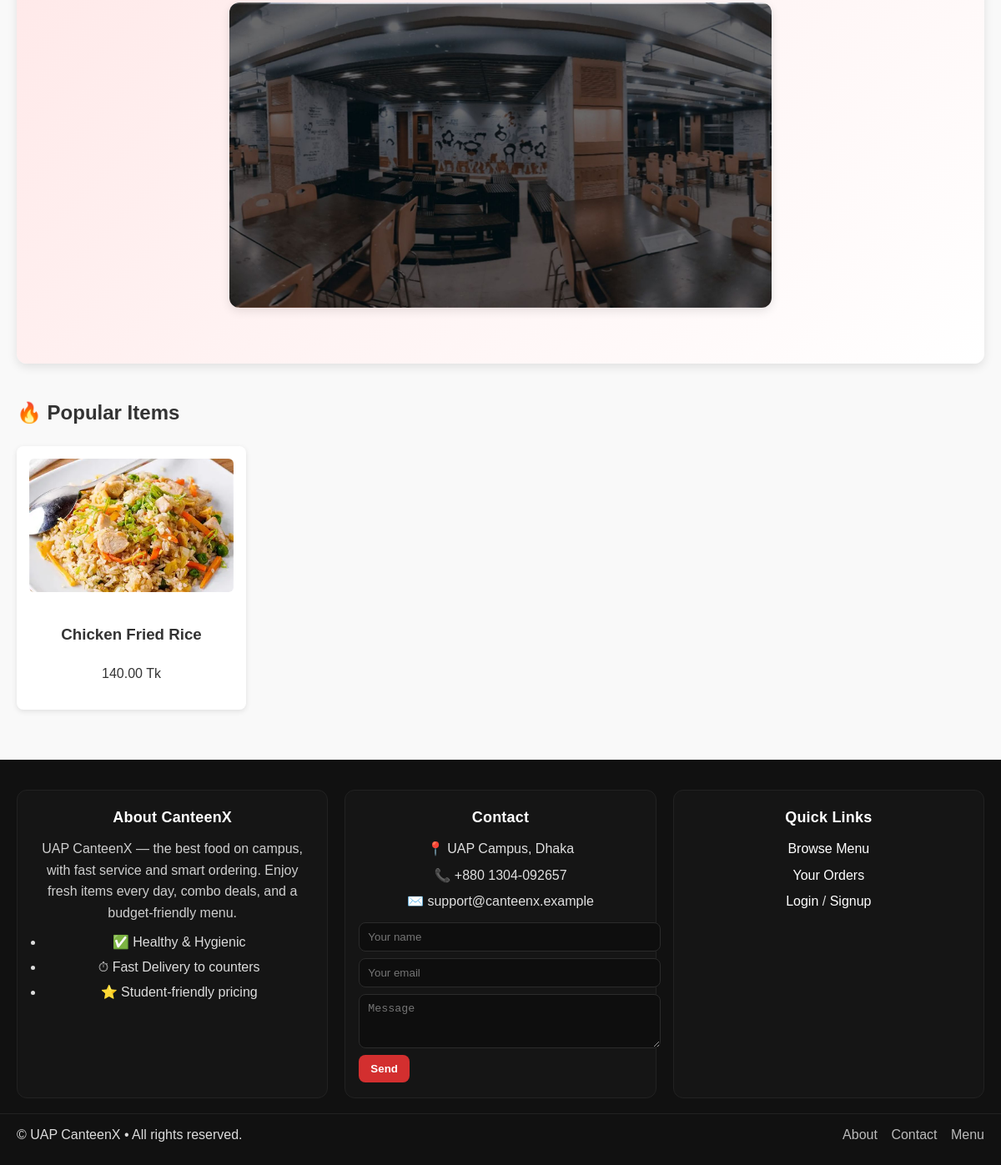
Before: / (lower part) with the older database file.
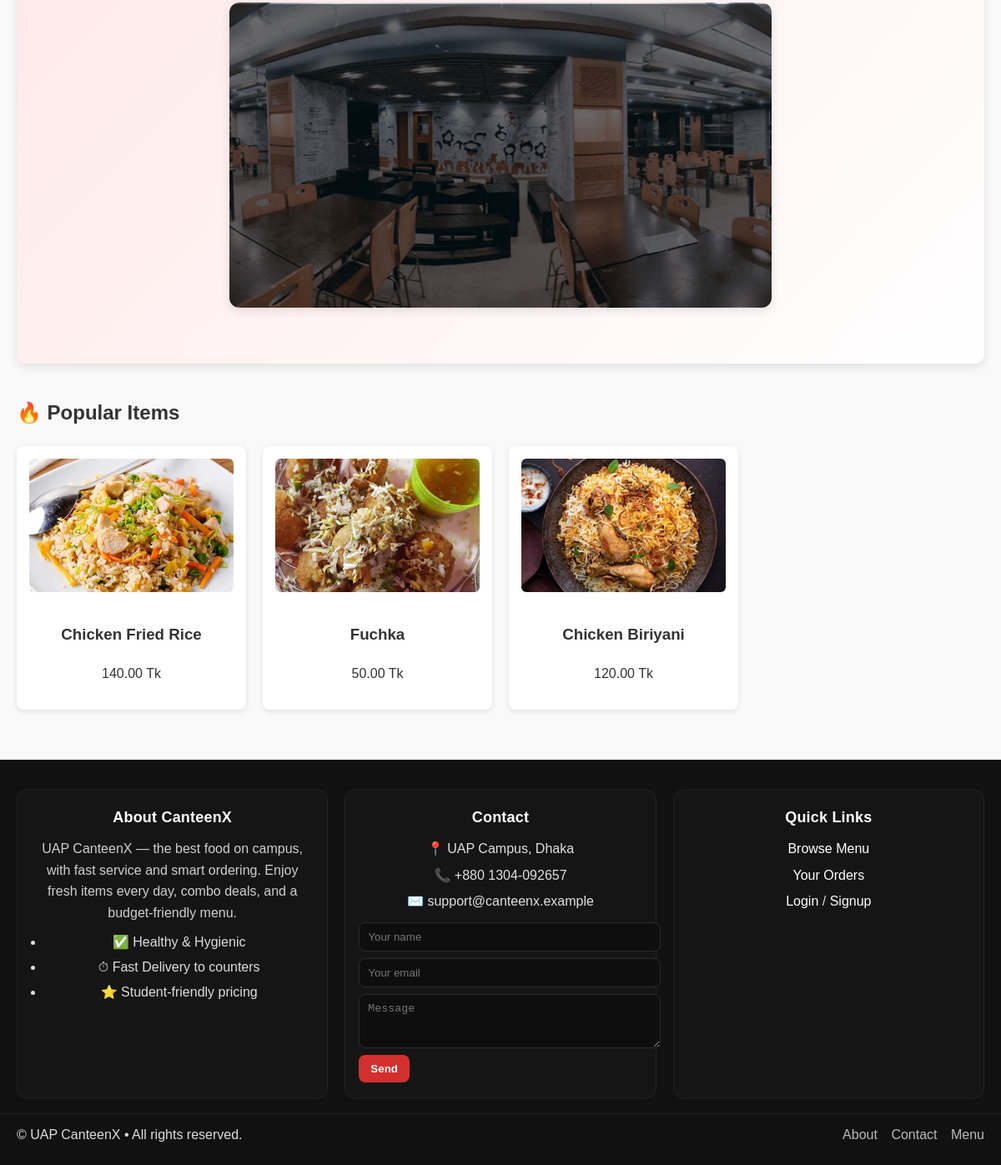
After: the same page with the newer database file.
### my_canteen/models.py (models this page shows, shortened)
class MenuItem(models.Model):
    name = models.CharField(max_length=100)
    description = models.TextField(blank=True)
    price = models.DecimalField(max_digits=6, decimal_places=2)
    stock = models.PositiveIntegerField(default=0)
    image = models.ImageField(upload_to='menu/', blank=True, null=True)
    category = models.ForeignKey(Category, on_delete=models.CASCADE, null=True)
    is_active = models.BooleanField(default=True)
    is_popular = models.BooleanField(default=False)
    rating_avg = models.FloatField(default=0)
    rating_count = models.PositiveIntegerField(default=0)

### my_canteen/views.py (the view)
# urls.py: path('', views.home, name='home'),
def home(request):
    popular_items = MenuItem.objects.filter(is_popular=True, is_active=True)[:6]
    return render(request, "my_canteen/home.html", {"popular_items": popular_items})

### my_canteen/context_processors.py (called while the page is built)
def cart_count(request):
    cart = request.session.get("cart", {})
    return {"cart_count": sum(cart.values())}

### my_canteen/templates/my_canteen/home.html (shortened to what this page needs)
{% extends "my_canteen/base.html" %}
{% load static %}
{% block content %}
<section class="hero">
    <div class="hero-content">
        <img src="{% static 'my_canteen/images/UAP CanteenX.jpg' %}"
             alt="Canteen Image" class="hero-img">
    </div>
</section>
<section class="popular">
    <h2>🔥 Popular Items</h2>
    {% if popular_items %}
        <div class="card-grid">
            {% for item in popular_items %}
                <div class="card">
                    {% if item.image %}
                        <img src="{{ item.image.url }}" alt="{{ item.name }}">
                    {% else %}
                        <img src="https://via.placeholder.com/200" alt="No Image">
                    {% endif %}
                    <h3>{{ item.name }}</h3>
                    <p>{{ item.price }} Tk</p>
                </div>
            {% endfor %}
        </div>
    {% else %}
        <p>No popular items found.</p>
    {% endif %}
</section>
{% endblock %}

### my_canteen/templates/my_canteen/base.html (shortened to what this page needs)
<!DOCTYPE html>
<html lang="en">
<head>
    {% load static %}
    <link rel="stylesheet" href="{% static 'my_canteen/css/styles.css' %}">
</head>
<body>
    <main class="container">
        {% block content %}{% endblock %}
    </main>
    {% if request.resolver_match.url_name == 'home' %}
    <footer class="site-footer">
        <div class="footer-grid">
            <section class="footer-card" id="about">
                <h3>About CanteenX</h3>
                <p>UAP CanteenX — the best food on campus, with fast service and smart ordering.
                   Enjoy fresh items every day, combo deals, and a budget-friendly menu.</p>
                <ul class="about-points">
                    <li>✅ Healthy & Hygienic</li>
                    <li>⏱ Fast Delivery to counters</li>
                    <li>⭐ Student-friendly pricing</li>
                </ul>
            </section>
            <section class="footer-card" id="contact">
                <h3>Contact</h3>
                <ul class="contact-list">
                    <li>📍 UAP Campus, Dhaka</li>
                    <li>📞 +880 1304-092657</li>
                    <li>✉️ support@canteenx.example</li>
                </ul>
                <form class="mini-contact" method="post" action="#">
                    <input type="text" placeholder="Your name" required>
                    <input type="email" placeholder="Your email" required>
                    <textarea rows="3" placeholder="Message"></textarea>
                    <button type="submit" class="btn">Send</button>
                </form>
            </section>
            <section class="footer-card">
                <h3>Quick Links</h3>
                <ul class="quick-links">
                    <li><a href="{% url 'menu' %}">Browse Menu</a></li>
                    <li><a href="{% url 'orders' %}">Your Orders</a></li>
                    <li><a href="{% url 'login' %}">Login</a> / <a href="{% url 'signup' %}">Signup</a></li>
                </ul>
            </section>
        </div>
        <div class="footer-bottom">
            <span>© {{ now|date:"Y" }} UAP CanteenX • All rights reserved.</span>
            <nav class="footer-nav">
                <a href="{% url 'about' %}">About</a>
                <a href="{% url 'contact' %}">Contact</a>
                <a href="{% url 'menu' %}">Menu</a>
            </nav>
        </div>
    </footer>
    {% endif %}
</body>
</html>

### my_canteen/static/my_canteen/css/styles.css (style rules this page uses)
body { margin: 0; font-family: Arial, sans-serif; background: #f9f9f9; color: #333; line-height: 1.6; }
.container { padding: 20px; max-width: 1200px; margin: auto; }
.hero { text-align: center; padding: 60px 20px; background: linear-gradient(135deg, #ffe6e6, #fff); border-radius: 12px; margin: 20px auto 40px; box-shadow: 0px 4px 12px rgba(0,0,0,0.1); }
.hero-img { max-width: 650px; width: 100%; border-radius: 12px; box-shadow: 0px 4px 12px rgba(0,0,0,0.1); margin-top: 20px; }
.card-grid { display: grid; grid-template-columns: repeat(auto-fill, minmax(220px, 1fr)); gap: 20px; margin-top: 20px; }
.card { background: white; border-radius: 8px; box-shadow: 0 2px 6px rgba(0,0,0,0.1); padding: 15px; text-align: center; transition: transform 0.2s; position: relative; }
.card img { width: 100%; height: 160px; object-fit: cover; border-radius: 6px; margin-bottom: 10px; }
.btn { background: #d32f2f; color: #fff; padding: 8px 14px; border: none; border-radius: 6px; font-weight: 600; cursor: pointer; text-decoration: none; display: inline-block; transition: 0.3s; }
.site-footer { background: #111; color: #ddd; margin-top: 40px; padding: 36px 0 12px; }
.footer-grid { max-width: 1200px; margin: 0 auto; padding: 0 20px; display: grid; grid-template-columns: repeat(auto-fit, minmax(260px, 1fr)); gap: 20px; }
.footer-card { background: #151515; border: 1px solid #222; border-radius: 12px; padding: 18px 16px; }
.footer-card h3 { margin: 0 0 10px; color: #fff; font-size: 18px; letter-spacing: .2px; }
.footer-card p { margin: 0 0 10px; color: #cfcfcf; }
.about-points { margin: 10px 0 0; padding-left: 16px; }
.about-points li { margin: 4px 0; }
.contact-list { list-style: none; padding: 0; margin: 0 0 12px; }
.contact-list li { margin: 6px 0; color: #e0e0e0; }
.mini-contact { display: flex; flex-direction: column; gap: 8px; }
.mini-contact input, .mini-contact textarea { width: 100%; padding: 9px 10px; border-radius: 8px; border: 1px solid #2b2b2b; background: #0e0e0e; color: #eee; }
.mini-contact .btn { align-self: flex-start; background: #d32f2f; color: #fff; border: none; border-radius: 8px; padding: 9px 14px; cursor: pointer; }
.quick-links { list-style: none; padding: 0; margin: 0; }
.quick-links li { margin: 6px 0; }
.quick-links a { color: #fff; text-decoration: none; }
.footer-bottom { max-width: 1200px; margin: 18px auto 0; padding: 12px 20px; border-top: 1px solid #222; display: flex; justify-content: space-between; align-items: center; gap: 12px; flex-wrap: wrap; }
.footer-nav a { color: #bbb; margin-left: 12px; text-decoration: none; }
footer { background: #333; color: #fff; text-align: center; padding: 20px; margin-top: 60px; }

Changed rows visible on the page:
added MenuItem: image (picture), name "Fuchka", price "50.00"
added MenuItem: image (picture), name "Chicken Biriyani", price "120.00"
